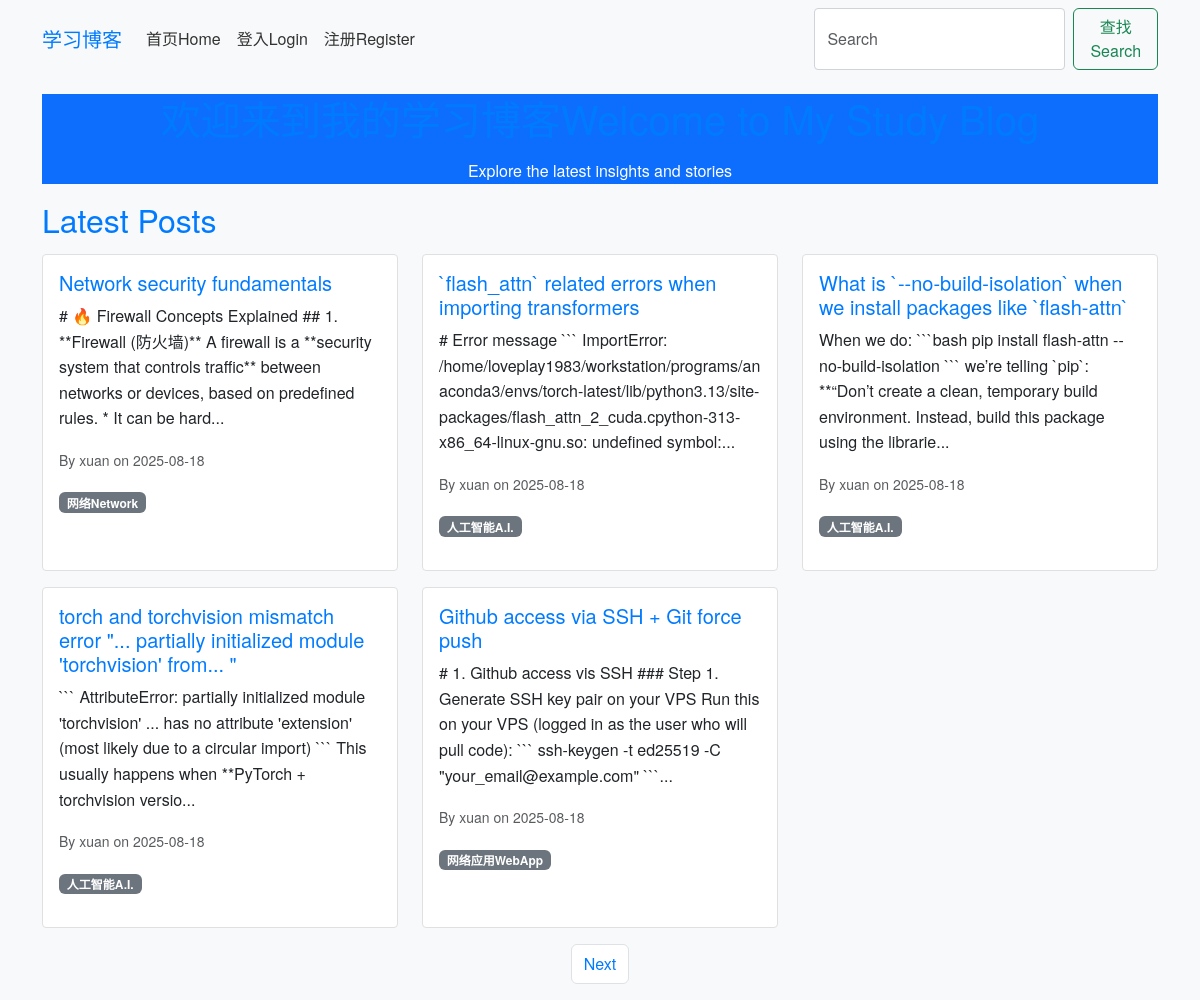
/index, run on the app's committed database.
### app/models.py (models this page shows, shortened)
class Post(db.Model):
    id = db.Column(db.Integer, primary_key=True)
    title = db.Column(db.String(100), nullable=False)
    body = db.Column(db.Text, nullable=False)
    timestamp = db.Column(db.DateTime, index=True, default=datetime.utcnow)
    user_id = db.Column(db.Integer, db.ForeignKey('user.id'), nullable=False)
    category_id = db.Column(db.Integer, db.ForeignKey('category.id'))
    comments = db.relationship('Comment', backref='post', lazy='dynamic')

class User(db.Model, UserMixin):
    id = db.Column(db.Integer, primary_key=True)
    username = db.Column(db.String(64), index=True, unique=True)
    email = db.Column(db.String(120), index=True, unique=True)
    password_hash = db.Column(db.String(128))
    posts = db.relationship('Post', backref='author', lazy='dynamic')
    comments = db.relationship('Comment', backref='author', lazy='dynamic')
    about_me = db.Column(db.String(140))
    last_seen = db.Column(db.DateTime, default=datetime.utcnow)
    about_me = db.Column(db.Text)  # Changed from String(140) to Text for richer content
    avatar = db.Column(db.String(128))  # New field for avatar filename

class Category(db.Model):
    id = db.Column(db.Integer, primary_key=True)
    name = db.Column(db.String(50), unique=True)
    posts = db.relationship('Post', backref='category', lazy='dynamic')

### app/routes.py (the view)
@bp.route('/')
@bp.route('/index', methods=['GET'])
def index():
    page = request.args.get('page', 1, type=int)
    posts = Post.query.order_by(Post.timestamp.desc()).paginate(page=page, per_page=5, error_out=False)
    next_url = url_for('main.index', page=posts.next_num) if posts.has_next else None
    prev_url = url_for('main.index', page=posts.prev_num) if posts.has_prev else None
    return render_template('index.html', posts=posts.items, next_url=next_url, prev_url=prev_url)

### app/templates/index.html (shortened to what this page needs)
{% extends 'base.html' %}
{% block content %}
<div class="jumbotron text-center bg-primary text-white">
    <h1>欢迎来到我的学习博客Welcome to My Study Blog</h1>
    <p>Explore the latest insights and stories</p>
</div>
<h2>Latest Posts</h2>
<div class="row">
    {% for post in posts %}
    <div class="col-md-4 mb-3">
        <div class="card h-100">
            <div class="card-body">
                <h5 class="card-title"><a href="{{ url_for('main.post', post_id=post.id) }}">{{ post.title }}</a></h5>
                <p class="card-text">{{ post.body[:200] }}...</p>
                <p class="card-text"><small class="text-muted">By {{ post.author.username }} on {{ post.timestamp.strftime('%Y-%m-%d') }}</small></p>
                {% if post.category %}<span class="badge bg-secondary">{{ post.category.name }}</span>{% endif %}
            </div>
        </div>
    </div>
    {% endfor %}
</div>
<nav>
    <ul class="pagination justify-content-center">
        {% if next_url %}<li class="page-item"><a class="page-link" href="{{ next_url }}">Next</a></li>{% endif %}
    </ul>
</nav>
{% endblock %}

### app/static/css/style.css (style rules this page uses)
body { font-family: 'Helvetica Neue', Arial, sans-serif; background-color: #f8f9fa; color: #333; line-height: 1.6; margin: 0; padding: 0; }
h1, h2, h3 { color: #007bff; margin-bottom: 1rem; }
a { color: #007bff; text-decoration: none; }
.card { border: 1px solid #e0e0e0; border-radius: 0.25rem; margin-bottom: 1rem; box-shadow: none; }
.card-body { padding: 1rem; }
.pagination .page-link { color: #007bff; }

### data on the page
Post: title "Network security fundamentals", body "# 🔥 Firewall Concepts Explained ## 1. **Firewall (防火墙)** A firewall is a **security system that controls traffic** between networks or devices, based on predefined rules. * It can be hard", author.username "xuan", timestamp "2025-08-18", category.name "网络Network"
Post: title "`flash_attn` related errors when importing transformers", body "# Error message ``` ImportError: /home/loveplay1983/workstation/programs/anaconda3/envs/torch-latest/lib/python3.13/site-packages/flash_attn_2_cuda.cpython-313-x86_64-linux-gnu.so: undefined symbol:", author.username "xuan", timestamp "2025-08-18", category.name "人工智能A.I."
Post: title "What is `--no-build-isolation` when we install packages like `flash-attn`", body "When we do: ```bash pip install flash-attn --no-build-isolation ``` we’re telling `pip`: **“Don’t create a clean, temporary build environment. Instead, build this package using the librarie", author.username "xuan", timestamp "2025-08-18", category.name "人工智能A.I."
Post: title "torch and torchvision mismatch error \"... partially initialized module 'torchvision' from... \"", body "``` AttributeError: partially initialized module 'torchvision' ... has no attribute 'extension' (most likely due to a circular import) ``` This usually happens when **PyTorch + torchvision versio", author.username "xuan", timestamp "2025-08-18", category.name "人工智能A.I."
Post: title "Github access via SSH + Git force push", body "# 1. Github access vis SSH ### Step 1. Generate SSH key pair on your VPS Run this on your VPS (logged in as the user who will pull code): ``` ssh-keygen -t ed25519 -C \"your_email@example.com\" ```", author.username "xuan", timestamp "2025-08-18", category.name "网络应用WebApp"
